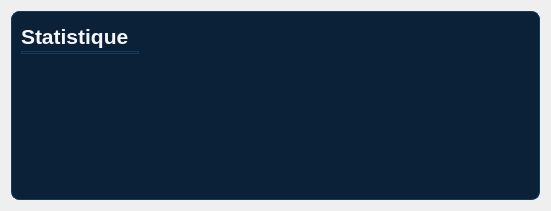
         <widget class="QWidget" name="verticalLayoutWidget_13">
          <property name="geometry">
           <rect>
            <x>9</x>
            <y>599</y>
            <width>551</width>
            <height>211</height>
           </rect>
          </property>
          <layout class="QVBoxLayout" name="verticalLayout_7">
           <item>
            <widget class="QFrame" name="frame_15">
             <property name="styleSheet">
              <string notr="true">background-color: #0A2138;
border: 1px solid #183A5A;
border-radius: 8px;</string>
             </property>
             <property name="frameShape">
              <enum>QFrame::Shape::StyledPanel</enum>
             </property>
             <property name="frameShadow">
              <enum>QFrame::Shadow::Raised</enum>
             </property>
             <widget class="QLabel" name="statistiqueTitle">
              <property name="geometry">
               <rect>
                <x>10</x>
                <y>10</y>
                <width>281</width>
                <height>31</height>
               </rect>
              </property>
              <property name="styleSheet">
               <string notr="true">QLabel#statistiqueTitle {
    color: #F5F7FA;
    font-size: 21px;
    font-weight: 700;
 border: none;
}</string>
              </property>
              <property name="text">
               <string>Statistique</string>
              </property>
             </widget>
             <widget class="Line" name="line_3">
              <property name="geometry">
               <rect>
                <x>10</x>
                <y>40</y>
                <width>118</width>
                <height>3</height>
               </rect>
              </property>
              <property name="orientation">
               <enum>Qt::Orientation::Horizontal</enum>
              </property>
             </widget>
            </widget>
           </item>
          </layout>
         </widget>
